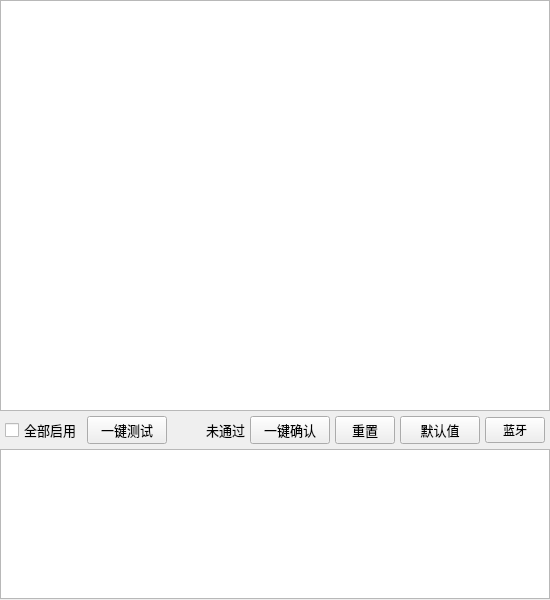
<?xml version="1.0" encoding="UTF-8"?>
<ui version="4.0">
 <class>BatchTestWidget</class>
 <widget class="QWidget" name="BatchTestWidget">
  <property name="geometry">
   <rect>
    <x>0</x>
    <y>0</y>
    <width>550</width>
    <height>600</height>
   </rect>
  </property>
  <property name="font">
   <font>
    <pointsize>9</pointsize>
    <bold>false</bold>
   </font>
  </property>
  <property name="windowTitle">
   <string>Form</string>
  </property>
  <layout class="QVBoxLayout" name="verticalLayout">
   <property name="spacing">
    <number>5</number>
   </property>
   <property name="leftMargin">
    <number>0</number>
   </property>
   <property name="topMargin">
    <number>0</number>
   </property>
   <property name="rightMargin">
    <number>0</number>
   </property>
   <property name="bottomMargin">
    <number>1</number>
   </property>
   <item>
    <widget class="QTableView" name="tableView_test_items">
     <property name="minimumSize">
      <size>
       <width>0</width>
       <height>0</height>
      </size>
     </property>
     <property name="maximumSize">
      <size>
       <width>16777215</width>
       <height>16777215</height>
      </size>
     </property>
     <property name="focusPolicy">
      <enum>Qt::FocusPolicy::NoFocus</enum>
     </property>
     <property name="tabKeyNavigation">
      <bool>false</bool>
     </property>
     <property name="selectionMode">
      <enum>QAbstractItemView::SelectionMode::SingleSelection</enum>
     </property>
     <property name="selectionBehavior">
      <enum>QAbstractItemView::SelectionBehavior::SelectRows</enum>
     </property>
     <attribute name="horizontalHeaderHighlightSections">
      <bool>false</bool>
     </attribute>
     <attribute name="verticalHeaderVisible">
      <bool>false</bool>
     </attribute>
     <attribute name="verticalHeaderHighlightSections">
      <bool>false</bool>
     </attribute>
    </widget>
   </item>
   <item>
    <layout class="QHBoxLayout" name="horizontalLayout_8">
     <property name="spacing">
      <number>5</number>
     </property>
     <property name="leftMargin">
      <number>5</number>
     </property>
     <property name="rightMargin">
      <number>5</number>
     </property>
     <item>
      <widget class="QCheckBox" name="checkBox_enable_all">
       <property name="font">
        <font>
         <pointsize>10</pointsize>
         <bold>false</bold>
        </font>
       </property>
       <property name="cursor">
        <cursorShape>PointingHandCursor</cursorShape>
       </property>
       <property name="text">
        <string>全部启用</string>
       </property>
      </widget>
     </item>
     <item>
      <widget class="QPushButton" name="pbtn_batch_test_start">
       <property name="minimumSize">
        <size>
         <width>80</width>
         <height>0</height>
        </size>
       </property>
       <property name="maximumSize">
        <size>
         <width>90</width>
         <height>16777215</height>
        </size>
       </property>
       <property name="font">
        <font>
         <pointsize>10</pointsize>
         <bold>false</bold>
        </font>
       </property>
       <property name="cursor">
        <cursorShape>PointingHandCursor</cursorShape>
       </property>
       <property name="text">
        <string>一键测试</string>
       </property>
      </widget>
     </item>
     <item>
      <spacer name="horizontalSpacer">
       <property name="orientation">
        <enum>Qt::Orientation::Horizontal</enum>
       </property>
       <property name="sizeHint" stdset="0">
        <size>
         <width>40</width>
         <height>20</height>
        </size>
       </property>
      </spacer>
     </item>
     <item>
      <widget class="QLabel" name="labelTestResult">
       <property name="font">
        <font>
         <pointsize>10</pointsize>
         <bold>false</bold>
        </font>
       </property>
       <property name="text">
        <string>未通过</string>
       </property>
      </widget>
     </item>
     <item>
      <widget class="QPushButton" name="pbtn_batch_success">
       <property name="minimumSize">
        <size>
         <width>80</width>
         <height>0</height>
        </size>
       </property>
       <property name="maximumSize">
        <size>
         <width>90</width>
         <height>16777215</height>
        </size>
       </property>
       <property name="font">
        <font>
         <pointsize>10</pointsize>
         <bold>false</bold>
        </font>
       </property>
       <property name="cursor">
        <cursorShape>PointingHandCursor</cursorShape>
       </property>
       <property name="text">
        <string>一键确认</string>
       </property>
      </widget>
     </item>
     <item>
      <widget class="QPushButton" name="pbtn_reset">
       <property name="minimumSize">
        <size>
         <width>60</width>
         <height>0</height>
        </size>
       </property>
       <property name="maximumSize">
        <size>
         <width>60</width>
         <height>16777215</height>
        </size>
       </property>
       <property name="font">
        <font>
         <pointsize>10</pointsize>
         <bold>false</bold>
        </font>
       </property>
       <property name="cursor">
        <cursorShape>PointingHandCursor</cursorShape>
       </property>
       <property name="text">
        <string>重置</string>
       </property>
      </widget>
     </item>
     <item>
      <widget class="QPushButton" name="pbtn_browse_default_values">
       <property name="minimumSize">
        <size>
         <width>80</width>
         <height>0</height>
        </size>
       </property>
       <property name="maximumSize">
        <size>
         <width>90</width>
         <height>16777215</height>
        </size>
       </property>
       <property name="font">
        <font>
         <pointsize>10</pointsize>
         <bold>false</bold>
        </font>
       </property>
       <property name="cursor">
        <cursorShape>PointingHandCursor</cursorShape>
       </property>
       <property name="text">
        <string>默认值</string>
       </property>
      </widget>
     </item>
     <item>
      <widget class="QPushButton" name="pushButtonBle">
       <property name="minimumSize">
        <size>
         <width>60</width>
         <height>0</height>
        </size>
       </property>
       <property name="maximumSize">
        <size>
         <width>60</width>
         <height>16777215</height>
        </size>
       </property>
       <property name="text">
        <string>蓝牙</string>
       </property>
      </widget>
     </item>
    </layout>
   </item>
   <item>
    <widget class="QPlainTextEdit" name="textEditLog">
     <property name="maximumSize">
      <size>
       <width>16777215</width>
       <height>150</height>
      </size>
     </property>
     <property name="sizeIncrement">
      <size>
       <width>0</width>
       <height>150</height>
      </size>
     </property>
    </widget>
   </item>
  </layout>
 </widget>
 <resources/>
 <connections/>
</ui>
